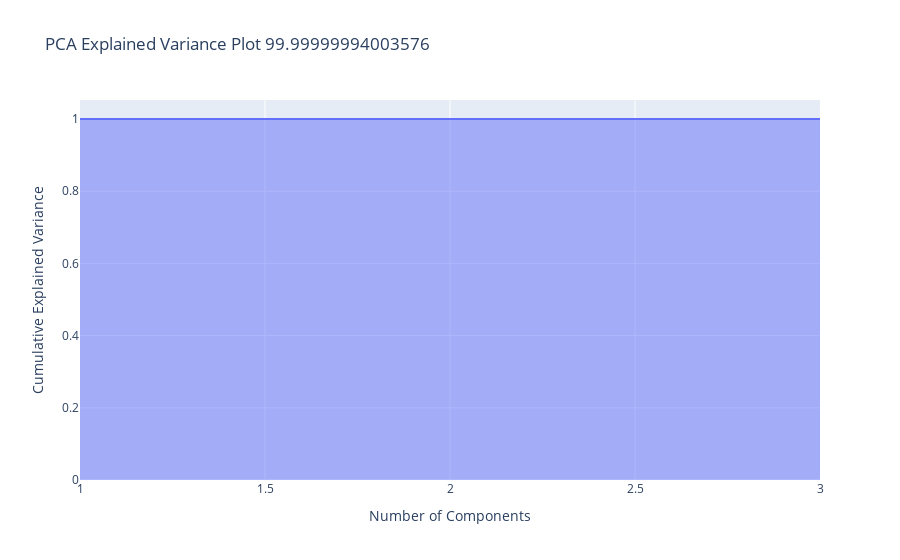

Notebook source saved alongside this figure:
### Code cell
xg = dimensionality_reduction_with_pca(xg)

### Figure 1 — Plotly figure (JSON) as saved in the notebook; plotly's stock layout.template omitted (floating-point values rounded to 4 significant figures)
{"data": [{"fillpattern": {"shape": ""}, "hovertemplate": "Number of Components=%{x}<br>Cumulative Explained Variance=%{y}<extra></extra>", "legendgroup": "", "line": {"color": "#636efa"}, "marker": {"symbol": "circle"}, "mode": "lines", "name": "", "orientation": "v", "showlegend": false, "stackgroup": "1", "x": [1, 2, 3], "xaxis": "x", "y": [1.0, 1.0, 1.0], "yaxis": "y", "type": "scatter"}], "layout": {"xaxis": {"anchor": "y", "domain": [0, 1], "title": {"text": "Number of Components"}, "type": "linear", "range": [1, 3], "autorange": true}, "yaxis": {"anchor": "x", "domain": [0, 1], "title": {"text": "Cumulative Explained Variance"}, "type": "linear", "range": [0, 1.053], "autorange": true}, "legend": {"tracegroupgap": 0}, "title": {"text": "PCA Explained Variance Plot 99.99999994003576"}, "autosize": true}}
